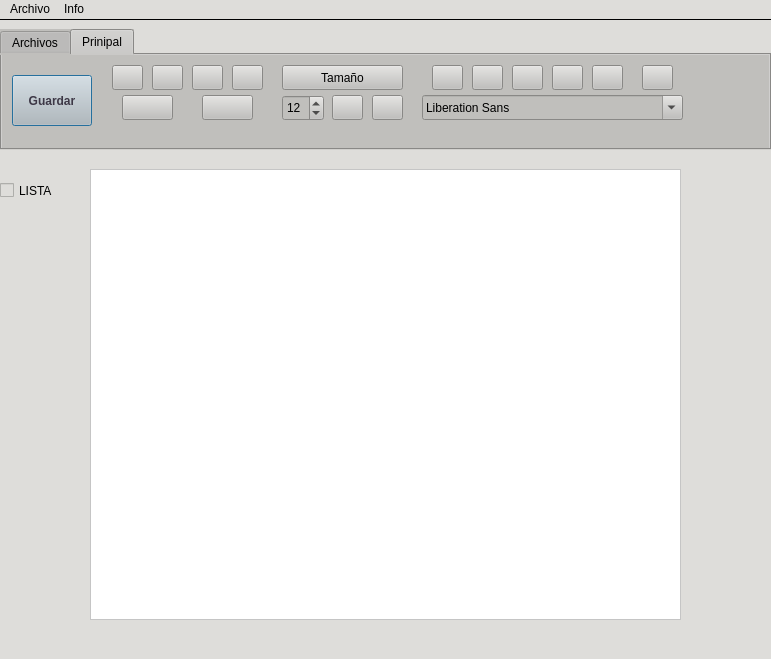
<?xml version="1.0" encoding="UTF-8"?>
<ui version="4.0">
 <class>VentanaPrincipal</class>
 <widget class="QMainWindow" name="VentanaPrincipal">
  <property name="geometry">
   <rect>
    <x>0</x>
    <y>0</y>
    <width>771</width>
    <height>659</height>
   </rect>
  </property>
  <property name="windowTitle">
   <string>Editor De Texto</string>
  </property>
  <property name="styleSheet">
   <string notr="true">background-color: rgb(222, 221, 218);
color: rgb(0, 0, 0);</string>
  </property>
  <widget class="QWidget" name="centralwidget">
   <widget class="QTextEdit" name="editorDeTexto">
    <property name="geometry">
     <rect>
      <x>90</x>
      <y>150</y>
      <width>591</width>
      <height>451</height>
     </rect>
    </property>
    <property name="maximumSize">
     <size>
      <width>591</width>
      <height>16777215</height>
     </size>
    </property>
    <property name="autoFillBackground">
     <bool>false</bool>
    </property>
    <property name="styleSheet">
     <string notr="true">background-color: rgb(255, 255, 255);
color: rgb(0, 0, 0);</string>
    </property>
   </widget>
   <widget class="Line" name="linea">
    <property name="geometry">
     <rect>
      <x>0</x>
      <y>-10</y>
      <width>811</width>
      <height>21</height>
     </rect>
    </property>
    <property name="frameShadow">
     <enum>QFrame::Plain</enum>
    </property>
    <property name="orientation">
     <enum>Qt::Horizontal</enum>
    </property>
   </widget>
   <widget class="QCheckBox" name="listaBolitas">
    <property name="enabled">
     <bool>false</bool>
    </property>
    <property name="geometry">
     <rect>
      <x>0</x>
      <y>160</y>
      <width>82</width>
      <height>23</height>
     </rect>
    </property>
    <property name="text">
     <string>LISTA</string>
    </property>
   </widget>
   <widget class="QTabWidget" name="organizardorDeFunciones">
    <property name="geometry">
     <rect>
      <x>0</x>
      <y>10</y>
      <width>771</width>
      <height>121</height>
     </rect>
    </property>
    <property name="whatsThis">
     <string>&lt;html&gt;&lt;head/&gt;&lt;body&gt;&lt;p&gt;&lt;br/&gt;&lt;/p&gt;&lt;/body&gt;&lt;/html&gt;</string>
    </property>
    <property name="styleSheet">
     <string notr="true">background-color: rgb(192, 191, 188);
</string>
    </property>
    <property name="currentIndex">
     <number>1</number>
    </property>
    <widget class="QWidget" name="archivos">
     <attribute name="title">
      <string>Archivos</string>
     </attribute>
    </widget>
    <widget class="QWidget" name="principal">
     <attribute name="title">
      <string>Prinipal</string>
     </attribute>
     <widget class="QPushButton" name="alineadoJustificado">
      <property name="geometry">
       <rect>
        <x>550</x>
        <y>10</y>
        <width>31</width>
        <height>25</height>
       </rect>
      </property>
      <property name="text">
       <string/>
      </property>
      <property name="icon">
       <iconset theme="format-justify-fill">
        <normaloff>.</normaloff>.</iconset>
      </property>
     </widget>
     <widget class="QPushButton" name="negrilla">
      <property name="geometry">
       <rect>
        <x>110</x>
        <y>10</y>
        <width>31</width>
        <height>25</height>
       </rect>
      </property>
      <property name="text">
       <string/>
      </property>
      <property name="icon">
       <iconset theme="format-text-bold">
        <normaloff>.</normaloff>.</iconset>
      </property>
     </widget>
     <widget class="QPushButton" name="disminuirTamano">
      <property name="geometry">
       <rect>
        <x>370</x>
        <y>40</y>
        <width>31</width>
        <height>25</height>
       </rect>
      </property>
      <property name="text">
       <string/>
      </property>
      <property name="icon">
       <iconset theme="go-down">
        <normaloff>.</normaloff>.</iconset>
      </property>
     </widget>
     <widget class="QPushButton" name="rehacer">
      <property name="geometry">
       <rect>
        <x>200</x>
        <y>40</y>
        <width>51</width>
        <height>25</height>
       </rect>
      </property>
      <property name="icon">
       <iconset theme="edit-redo">
        <normaloff>.</normaloff>.</iconset>
      </property>
     </widget>
     <widget class="QPushButton" name="alineadoCentrado">
      <property name="geometry">
       <rect>
        <x>470</x>
        <y>10</y>
        <width>31</width>
        <height>25</height>
       </rect>
      </property>
      <property name="text">
       <string/>
      </property>
      <property name="icon">
       <iconset theme="format-justify-center">
        <normaloff>.</normaloff>.</iconset>
      </property>
     </widget>
     <widget class="QPushButton" name="cursiva">
      <property name="geometry">
       <rect>
        <x>190</x>
        <y>10</y>
        <width>31</width>
        <height>25</height>
       </rect>
      </property>
      <property name="text">
       <string/>
      </property>
      <property name="icon">
       <iconset theme="format-text-italic">
        <normaloff>.</normaloff>.</iconset>
      </property>
     </widget>
     <widget class="QFontComboBox" name="fuentes">
      <property name="geometry">
       <rect>
        <x>420</x>
        <y>40</y>
        <width>261</width>
        <height>25</height>
       </rect>
      </property>
     </widget>
     <widget class="QPushButton" name="tachado">
      <property name="geometry">
       <rect>
        <x>230</x>
        <y>10</y>
        <width>31</width>
        <height>25</height>
       </rect>
      </property>
      <property name="text">
       <string/>
      </property>
      <property name="icon">
       <iconset theme="format-text-strikethrough">
        <normaloff>.</normaloff>.</iconset>
      </property>
     </widget>
     <widget class="QPushButton" name="subrayar">
      <property name="geometry">
       <rect>
        <x>150</x>
        <y>10</y>
        <width>31</width>
        <height>25</height>
       </rect>
      </property>
      <property name="text">
       <string/>
      </property>
      <property name="icon">
       <iconset theme="format-text-underline">
        <normaloff>.</normaloff>.</iconset>
      </property>
     </widget>
     <widget class="QPushButton" name="alineadoIzquierda">
      <property name="geometry">
       <rect>
        <x>430</x>
        <y>10</y>
        <width>31</width>
        <height>25</height>
       </rect>
      </property>
      <property name="text">
       <string/>
      </property>
      <property name="icon">
       <iconset theme="format-justify-left">
        <normaloff>.</normaloff>.</iconset>
      </property>
     </widget>
     <widget class="QSpinBox" name="tamanoLetra">
      <property name="geometry">
       <rect>
        <x>280</x>
        <y>40</y>
        <width>42</width>
        <height>26</height>
       </rect>
      </property>
      <property name="minimum">
       <number>1</number>
      </property>
      <property name="value">
       <number>12</number>
      </property>
     </widget>
     <widget class="QPushButton" name="aumentarTamano">
      <property name="geometry">
       <rect>
        <x>330</x>
        <y>40</y>
        <width>31</width>
        <height>25</height>
       </rect>
      </property>
      <property name="icon">
       <iconset theme="go-up">
        <normaloff>.</normaloff>.</iconset>
      </property>
     </widget>
     <widget class="QPushButton" name="alineadoDerecha">
      <property name="geometry">
       <rect>
        <x>510</x>
        <y>10</y>
        <width>31</width>
        <height>25</height>
       </rect>
      </property>
      <property name="text">
       <string/>
      </property>
      <property name="icon">
       <iconset theme="format-justify-right">
        <normaloff>.</normaloff>.</iconset>
      </property>
     </widget>
     <widget class="QPushButton" name="imprimirPDF">
      <property name="geometry">
       <rect>
        <x>640</x>
        <y>10</y>
        <width>31</width>
        <height>25</height>
       </rect>
      </property>
      <property name="text">
       <string/>
      </property>
      <property name="icon">
       <iconset theme="printer">
        <normaloff>.</normaloff>.</iconset>
      </property>
     </widget>
     <widget class="QPushButton" name="deshacer">
      <property name="geometry">
       <rect>
        <x>120</x>
        <y>40</y>
        <width>51</width>
        <height>25</height>
       </rect>
      </property>
      <property name="icon">
       <iconset theme="edit-undo">
        <normaloff>.</normaloff>.</iconset>
      </property>
     </widget>
     <widget class="QPushButton" name="color">
      <property name="geometry">
       <rect>
        <x>590</x>
        <y>10</y>
        <width>31</width>
        <height>25</height>
       </rect>
      </property>
      <property name="text">
       <string/>
      </property>
      <property name="icon">
       <iconset theme="applications-graphics">
        <normaloff>.</normaloff>.</iconset>
      </property>
     </widget>
     <widget class="QPushButton" name="tamano">
      <property name="geometry">
       <rect>
        <x>280</x>
        <y>10</y>
        <width>121</width>
        <height>25</height>
       </rect>
      </property>
      <property name="text">
       <string>Tamaño</string>
      </property>
     </widget>
     <widget class="QPushButton" name="guardar">
      <property name="enabled">
       <bool>true</bool>
      </property>
      <property name="geometry">
       <rect>
        <x>10</x>
        <y>20</y>
        <width>80</width>
        <height>51</height>
       </rect>
      </property>
      <property name="font">
       <font>
        <bold>true</bold>
       </font>
      </property>
      <property name="whatsThis">
       <string>&lt;html&gt;&lt;head/&gt;&lt;body&gt;&lt;p&gt;Guarda tus archivos&lt;/p&gt;&lt;/body&gt;&lt;/html&gt;</string>
      </property>
      <property name="styleSheet">
       <string notr="true">color: qlineargradient(spread:pad, x1:0, y1:0, x2:1, y2:0, stop:0 rgba(0, 0, 0, 255), stop:1 rgba(255, 255, 255, 255));
color: rgb(61, 56, 70);</string>
      </property>
      <property name="text">
       <string>Guardar</string>
      </property>
      <property name="icon">
       <iconset theme="document-save">
        <normaloff>.</normaloff>.</iconset>
      </property>
      <property name="autoDefault">
       <bool>false</bool>
      </property>
      <property name="default">
       <bool>true</bool>
      </property>
      <property name="flat">
       <bool>false</bool>
      </property>
     </widget>
    </widget>
   </widget>
  </widget>
  <widget class="QMenuBar" name="menubar">
   <property name="geometry">
    <rect>
     <x>0</x>
     <y>0</y>
     <width>771</width>
     <height>22</height>
    </rect>
   </property>
   <widget class="QMenu" name="menuArchivo">
    <property name="title">
     <string>Archivo</string>
    </property>
    <addaction name="actionNuevo"/>
    <addaction name="actionAbrir"/>
    <addaction name="actionGuardar"/>
    <addaction name="actionExportar"/>
    <addaction name="actionEliminar"/>
    <addaction name="actionSalir"/>
   </widget>
   <widget class="QMenu" name="menuAcerca_De">
    <property name="title">
     <string>Info</string>
    </property>
    <addaction name="actionComandos"/>
    <addaction name="actionAcerca_del_Auto"/>
   </widget>
   <addaction name="menuArchivo"/>
   <addaction name="menuAcerca_De"/>
  </widget>
  <widget class="QStatusBar" name="statusbar"/>
  <action name="actionNuevo">
   <property name="text">
    <string>Nuevo</string>
   </property>
   <property name="shortcut">
    <string>Ctrl+U</string>
   </property>
  </action>
  <action name="actionAbrir">
   <property name="text">
    <string>Abrir</string>
   </property>
   <property name="shortcut">
    <string>Ctrl+A</string>
   </property>
  </action>
  <action name="actionGuardar">
   <property name="text">
    <string>Guardar</string>
   </property>
   <property name="shortcut">
    <string>Ctrl+S</string>
   </property>
  </action>
  <action name="actionExportar">
   <property name="text">
    <string>Imprimir</string>
   </property>
   <property name="shortcut">
    <string>Ctrl+P</string>
   </property>
  </action>
  <action name="actionSalir">
   <property name="text">
    <string>Salir</string>
   </property>
   <property name="shortcut">
    <string>Ctrl+W</string>
   </property>
  </action>
  <action name="actionEliminar">
   <property name="text">
    <string>Eliminar</string>
   </property>
   <property name="shortcut">
    <string>Ctrl+Del</string>
   </property>
  </action>
  <action name="actionAcerca_del_Auto">
   <property name="text">
    <string>Acerca del Autor</string>
   </property>
  </action>
  <action name="actionComandos">
   <property name="text">
    <string>Comandos</string>
   </property>
  </action>
 </widget>
 <resources/>
 <connections/>
</ui>
